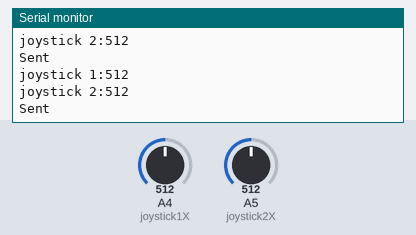
The sketch below on a simulated Arduino Uno, built with avr-gcc and run on an emulated ATmega328P. Shown: the last lines printed to the serial monitor. The test bench sets the inputs (shaded band); at power-on: A4 (joystick1X) = 512, A5 (joystick2X) = 512. No radio packets arrive unless stated.

Above: at 1.2 s.
1.3 s: A4 (joystick1X) set to 716
At 1.7 s:
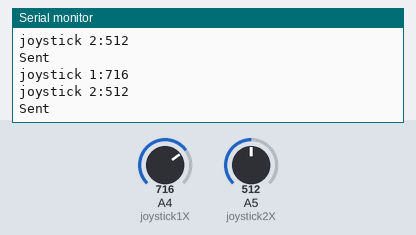
4.3 s: A5 (joystick2X) set to 716
At 4.73 s:
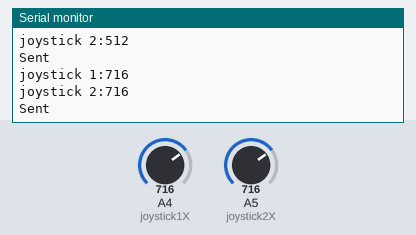
5.8 s: A4 (joystick1X) set to 900
At 6.0 s:
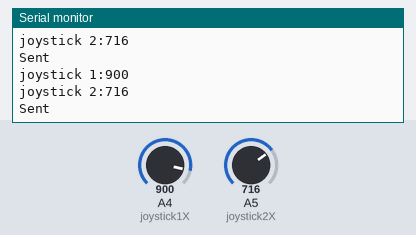
7.3 s: A5 (joystick2X) set to 900
At 7.51 s:
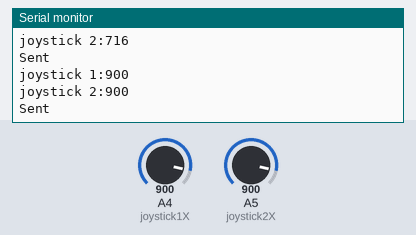
Timing chart, 0 to 9.8 s (numbered marks = the images above; inputs shaded):
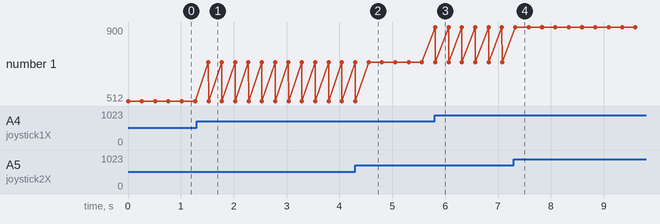

The sketch:

tank_transmitter_2.ino
```cpp
#include "Arduino.h"
#include "SPI.h"
#include "RF24.h"
#include "nRF24L01.h"
#define CE_PIN 9
#define CSN_PIN 10
#define INTERVAL_MS_TRANSMISSION 250

RF24 radio(CE_PIN, CSN_PIN);
const byte address[6] = "10101";
//NRF24L01 buffer limit is 32 bytes (max struct size)
struct payload {
   int data1;
   int data2;
};
payload payload;


// Joystick Pins
const int joystick1X = A4;
const int joystick2X = A5;

// Data
int x1 = 0;
int x2 = 0;

void setup() {

   // transmitter adruino code

   Serial.begin(115200);
   radio.begin();
   //Append ACK packet from the receiving radio back to the transmitting radio
   radio.setAutoAck(false); //(true|false)
   //Set the transmission datarate
   radio.setDataRate(RF24_250KBPS); //(RF24_250KBPS|RF24_1MBPS|RF24_2MBPS)
   //Greater level = more consumption = longer distance
   radio.setPALevel(RF24_PA_LOW); //(RF24_PA_MIN|RF24_PA_LOW|RF24_PA_HIGH|RF24_PA_MAX)
   //Default value is the maximum 32 bytes
   radio.setPayloadSize(sizeof(payload));
   //Act as transmitter
   radio.openWritingPipe(address);
   radio.stopListening();
}

void loop () {
    // Joystick value in int [0, 1023]

    x1 = analogRead(joystick1X);
    x2 = analogRead(joystick2X);

    /*
    Serial.print("Joystick X: ");
    Serial.println(x);
    Serial.print("Joystick Y: ");
    Serial.println(y);
    */

   payload.data1 = x1;
   payload.data2 = x2;
   radio.write(&payload, sizeof(payload));
   Serial.print("joystick 1:");
   Serial.println(payload.data1);
   Serial.print("joystick 2:");
   Serial.println(payload.data2);
   Serial.println("Sent");
   delay(INTERVAL_MS_TRANSMISSION);
   radio.flush_tx();
}
```

Measured:
- after the input at 1.3 s, the serial monitor: prints a new line after 0.22 s (image 1)
- after the input at 4.3 s, the serial monitor: prints a new line after 0.25 s (image 2)
- after the input at 5.8 s, the serial monitor: prints a new line at once (image 3)
- after the input at 7.3 s, the serial monitor: prints a new line at once (image 4)
